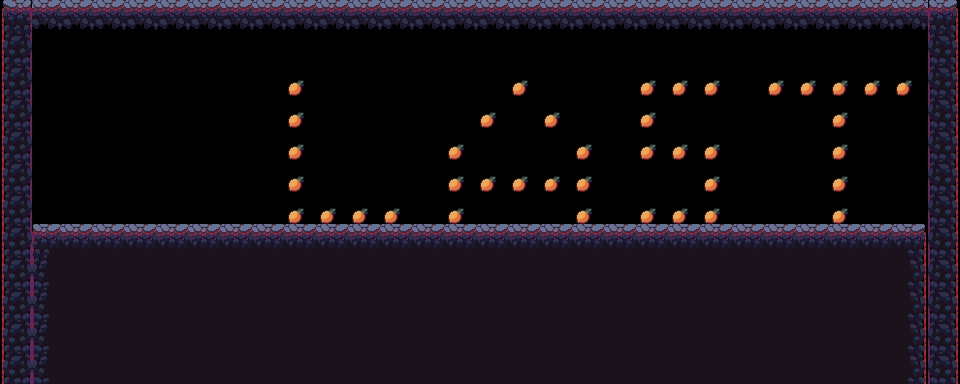

The image is a tile-based game level rendered from a .tmx file. Its description and complete source (layers, tilesets, objects, tile grids) follow:
An orthogonal 30x12 tile map with 32x32 px tiles, 3 tile layers (env, floor, items), 6 tilesets and 5 objects (2x finishFlag, revivePoint, hero, elemental).

<map version="1.0" tiledversion="1.1.6" orientation="orthogonal" renderorder="right-down" width="30" height="12" tilewidth="32" tileheight="32" infinite="0" nextobjectid="55">
 <tileset firstgid="1" source="food.tsx" />
 <tileset firstgid="9" source="grass.tsx" />
 <tileset firstgid="20" source="ladder.tsx" />
 <tileset firstgid="26" source="rock.tsx" />
 <tileset firstgid="30" source="threes.tsx" />
 <tileset firstgid="34" source="Tileset.tsx" />
 <layer name="env" width="30" height="12">
  <data encoding="csv">
0,0,0,0,0,0,0,0,0,0,0,0,0,0,0,0,0,0,0,0,0,0,0,0,0,0,0,0,0,0,
0,0,0,0,0,0,0,0,0,0,0,0,0,0,0,0,0,0,0,0,0,0,0,0,0,0,0,0,0,0,
0,0,0,0,0,0,0,0,0,0,0,0,0,0,0,0,0,0,0,0,0,0,0,0,0,0,0,0,0,0,
0,0,0,0,0,0,0,0,0,0,0,0,0,0,0,0,0,0,0,0,0,0,0,0,0,0,0,0,0,0,
0,0,0,0,0,0,0,0,0,0,0,0,0,0,0,0,0,0,0,0,0,0,0,0,0,0,0,0,0,0,
0,0,0,0,0,0,0,0,0,0,0,0,0,0,0,0,0,0,0,0,0,0,0,0,0,0,0,0,0,0,
0,0,0,0,0,0,0,0,0,0,0,0,0,0,0,0,0,0,0,0,0,0,0,0,0,0,0,0,0,0,
0,0,0,0,0,0,0,0,0,0,0,0,0,0,0,0,0,0,0,0,0,0,0,0,0,0,0,0,0,0,
0,0,44,44,44,44,44,44,44,44,44,44,44,44,44,44,44,44,44,44,44,44,44,44,44,44,44,44,0,0,
0,44,44,44,44,44,44,44,44,44,44,44,44,44,44,44,44,44,44,44,44,44,44,44,44,44,44,44,0,0,
0,44,44,44,44,44,44,44,44,44,44,44,44,44,44,44,44,44,44,44,44,44,44,44,44,44,44,44,0,0,
0,44,44,44,44,44,44,44,44,44,44,44,44,44,44,44,44,44,44,44,44,44,44,44,44,44,44,44,0,0
</data>
 </layer>
 <layer name="floor" width="30" height="12">
  <data encoding="csv">
2147483685,62,62,62,62,62,62,62,62,62,62,62,62,62,62,62,62,62,62,62,62,62,62,62,62,62,62,62,62,37,
2147483694,0,0,0,0,0,0,0,0,0,0,0,0,0,0,0,0,0,0,0,0,0,0,0,0,0,0,0,0,46,
2147483694,0,0,0,0,0,0,0,0,0,0,0,0,0,0,0,0,0,0,0,0,0,0,0,0,0,0,0,0,46,
2147483694,0,0,0,0,0,0,0,0,0,0,0,0,0,0,0,0,0,0,0,0,0,0,0,0,0,0,0,0,46,
2147483694,0,0,0,0,0,0,0,0,0,0,0,0,0,0,0,0,0,0,0,0,0,0,0,0,0,0,0,0,46,
2147483694,0,0,0,0,0,0,0,0,0,0,0,0,0,0,0,0,0,0,0,0,0,0,0,0,0,0,0,0,46,
2147483694,0,0,0,0,0,0,0,0,0,0,0,0,0,0,0,0,0,0,0,0,0,0,0,0,0,0,0,0,46,
2147483694,34,35,35,35,35,35,35,35,35,35,35,35,35,35,35,35,35,35,35,35,35,35,35,35,35,35,35,36,46,
2147483694,43,0,0,0,0,0,0,0,0,0,0,0,0,0,0,0,0,0,0,0,0,0,0,0,0,0,0,45,46,
2147483694,43,0,0,0,0,0,0,0,0,0,0,0,0,0,0,0,0,0,0,0,0,0,0,0,0,0,0,45,46,
2147483694,43,0,0,0,0,0,0,0,0,0,0,0,0,0,0,0,0,0,0,0,0,0,0,0,0,0,0,45,46,
2147483694,43,0,0,0,0,0,0,0,0,0,0,0,0,0,0,0,0,0,0,0,0,0,0,0,0,0,0,45,46
</data>
 </layer>
 <layer name="items" width="30" height="12">
  <data encoding="csv">
0,0,0,0,0,0,0,0,0,0,0,0,0,0,0,0,0,0,0,0,0,0,0,0,0,0,0,0,0,0,
0,0,0,0,0,0,0,0,0,0,0,0,0,0,0,0,0,0,0,0,0,0,0,0,0,0,0,0,0,0,
0,0,0,0,0,0,0,0,0,1,0,0,0,0,0,0,1,0,0,0,1,1,1,0,1,1,1,1,1,0,
0,0,0,0,0,0,0,0,0,1,0,0,0,0,0,1,0,1,0,0,1,0,0,0,0,0,1,0,0,0,
0,0,0,0,0,0,0,0,0,1,0,0,0,0,1,0,0,0,1,0,1,1,1,0,0,0,1,0,0,0,
0,0,0,0,0,0,0,0,0,1,0,0,0,0,1,1,1,1,1,0,0,0,1,0,0,0,1,0,0,0,
0,0,0,0,0,0,0,0,0,1,1,1,1,0,1,0,0,0,1,0,1,1,1,0,0,0,1,0,0,0,
0,0,0,0,0,0,0,0,0,0,0,0,0,0,0,0,0,0,0,0,0,0,0,0,0,0,0,0,0,0,
0,0,0,0,0,0,0,0,0,0,0,0,0,0,0,0,0,0,0,0,0,0,0,0,0,0,0,0,0,0,
0,0,0,0,0,0,0,0,0,0,0,0,0,0,0,0,0,0,0,0,0,0,0,0,0,0,0,0,0,0,
0,0,0,0,0,0,0,0,0,0,0,0,0,0,0,0,0,0,0,0,0,0,0,0,0,0,0,0,0,0,
0,0,0,0,0,0,0,0,0,0,0,0,0,0,0,0,0,0,0,0,0,0,0,0,0,0,0,0,0,0
</data>
 </layer>
 <objectgroup name="obj">
  <object id="3" name="revivePoint" x="80.3956" y="224.091" width="9.125" height="7.125">
   <properties>
    <property name="kind" value="revivePoint" />
    <property name="prefab" value="vol_revivepoint" />
   </properties>
  </object>
  <object id="50" name="finishFlag" x="842.531" y="223.65">
   <properties>
    <property name="finishShow" type="bool" value="true" />
    <property name="kind" value="finishFlag" />
    <property name="prefab" value="finish" />
   </properties>
  </object>
  <object id="53" name="finishFlag" x="249.521" y="224.296">
   <properties>
    <property name="kind" value="Flag" />
    <property name="prefab" value="flag" />
   </properties>
  </object>
 </objectgroup>
 <objectgroup name="born">
  <object id="1" name="hero" x="125.928" y="187.274" width="10.1457" height="9.7851">
   <properties>
    <property name="kind" value="hero" />
   </properties>
  </object>
  <object id="54" name="elemental" x="769.195" y="224.32" width="10.1457" height="9.7851">
   <properties>
    <property name="kind" value="boss" />
    <property name="mob" value="elemental" />
   </properties>
  </object>
 </objectgroup>
</map>
